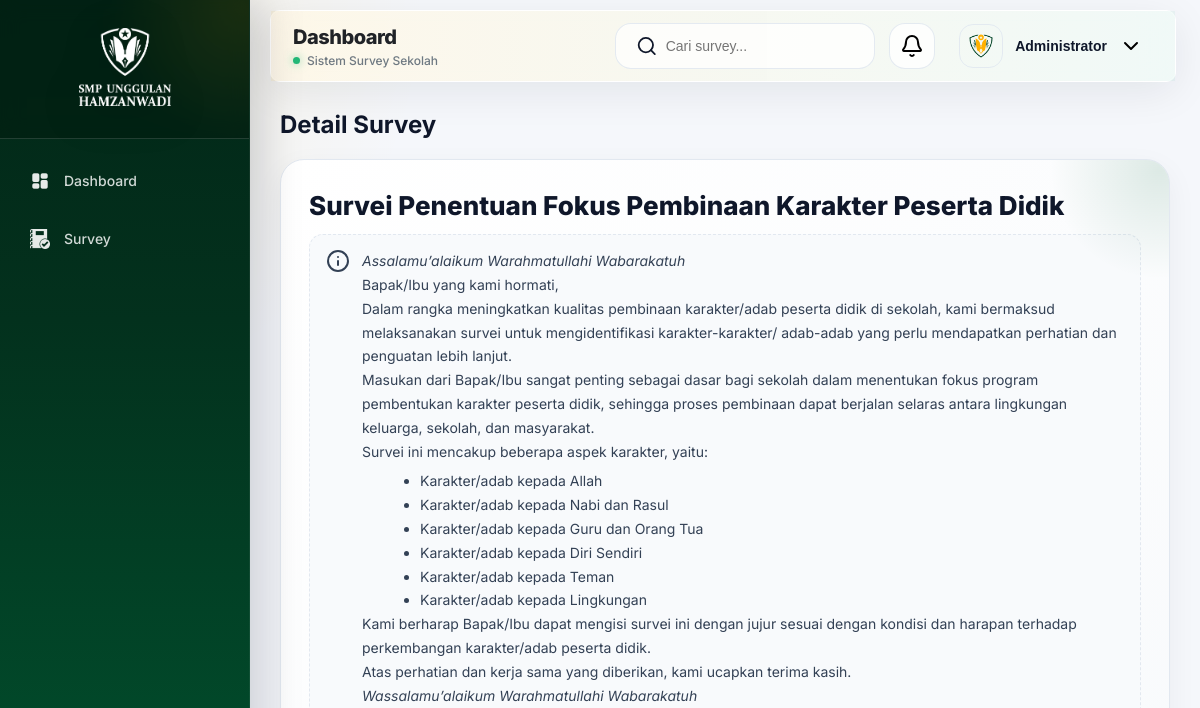
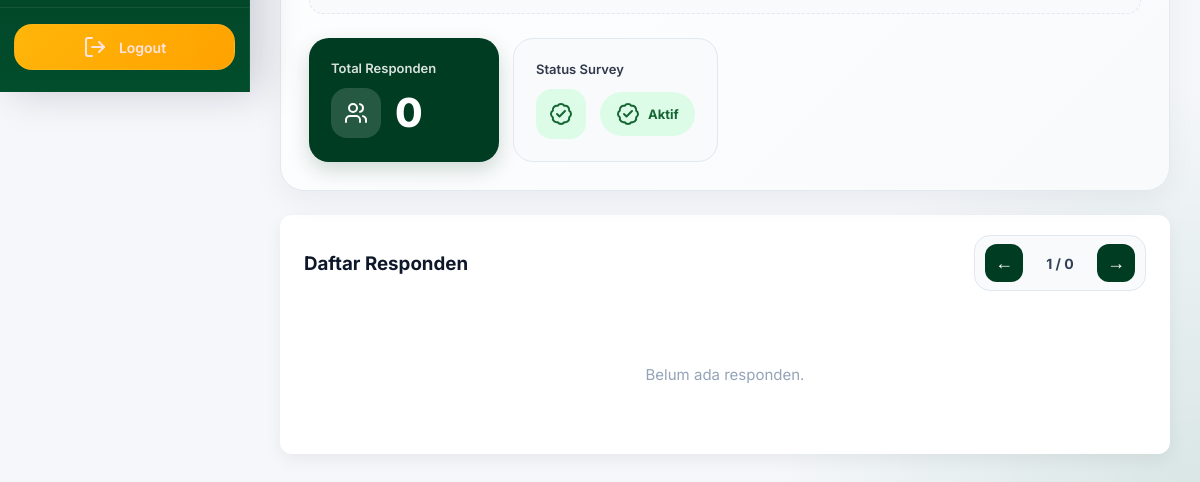
Page /admin/survey/1/detail (signed in) on the earlier database version (2 pictures, top to bottom).
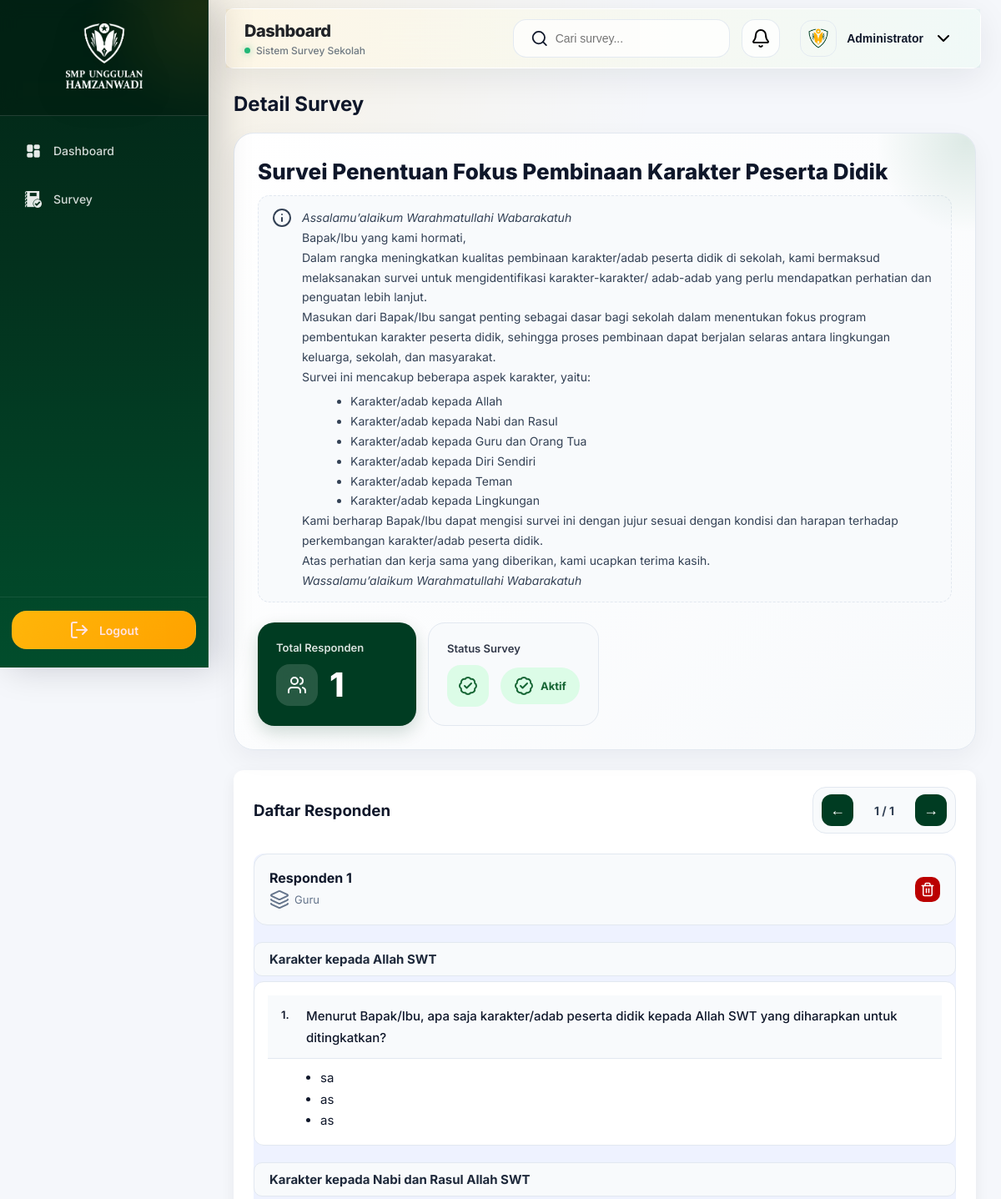
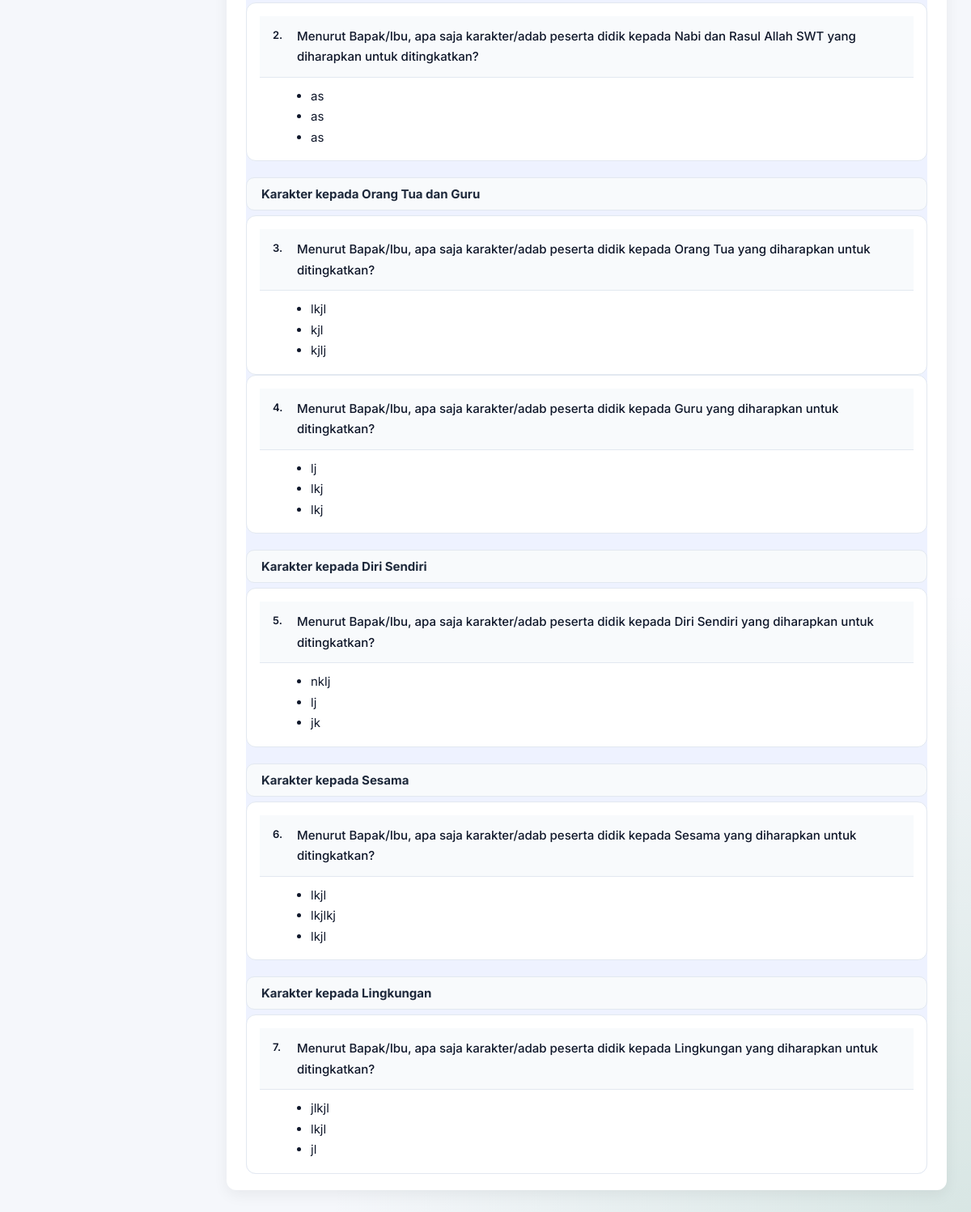
Same page on the later database version (2 pictures, top to bottom).
### app.py (models this page shows, shortened)
class Admin(db.Model):
    id = db.Column(db.Integer, primary_key=True)
    username = db.Column(db.String(100))
    password = db.Column(db.String(255))
    photo = db.Column(
        db.String(255),
        default="/static/img/profile.png"
    )
    display_name = db.Column(
        db.String(100),
        default="Administrator"
    )

class Survey(db.Model):
    id = db.Column(db.Integer, primary_key=True)
    title = db.Column(db.String(200), nullable=False)
    description = db.Column(db.Text)
    start_date = db.Column(db.String(20))
    end_date = db.Column(db.String(20))
    is_active = db.Column(db.Boolean, default=True)
    email_enabled = db.Column(db.Boolean, default=True)
    email_required = db.Column(db.Boolean, default=False)
    created_at = db.Column(db.String(30))
    questions = db.Column(db.Text)
    unsur_responden = db.Column(db.Text)
    responses = db.relationship(
        'SurveyResponse',
        backref='survey',
        lazy=True
    )
    @property
    def status(self):
        if not self.start_date or not self.end_date:
            return "tidak_valid"
        now = datetime.now().date()
        start = datetime.strptime(
            self.start_date, "%Y-%m-%d"
        ).date()
        end = datetime.strptime(
            self.end_date, "%Y-%m-%d"
        ).date()
        if now < start:
            return "belum_mulai"
        elif start <= now <= end:
            return "aktif"
        else:
            return "tutup"

class SurveyResponse(db.Model):
    id = db.Column(
        db.Integer,
        primary_key=True
    )
    survey_id = db.Column(
        db.Integer,
        db.ForeignKey('survey.id'),
        nullable=False
    )
    unsur_responden = db.Column(
        db.String(100)
    )
    email = db.Column(db.String(150))
    answers = db.Column(
        db.Text
    )
    created_at = db.Column(
        db.String(30)
    )
    @property
    def answers_json(self):
        return json.loads(self.answers or "{}")

### app.py (the view)
@app.route("/admin/survey/<int:survey_id>/detail")
def detail_survey(survey_id):
    if not session.get("admin"):
        return redirect(url_for("admin_login"))
    response_id = request.args.get("response_id", type=int)
    survey = Survey.query.get_or_404(survey_id)
    responses = SurveyResponse.query.filter_by(
        survey_id=survey_id
    ).order_by(
        SurveyResponse.id.asc()
    ).all()
    parsed_questions = json.loads(
        survey.questions or "[]"
    )
    selected_response = None
    if response_id:
        selected_response = SurveyResponse.query.get(response_id)
    return render_template(
        "admin/detail_survey.html",
        survey=survey,
        responses=responses,
        parsed_questions=parsed_questions,
        selected_response=selected_response
    )

### app.py (called while the page is built)
@app.context_processor
def inject_admin():
    admin = None
    if session.get("admin_id"):
        admin = Admin.query.get(
            session.get("admin_id")
        )
    return dict(admin=admin)

### templates/admin/detail_survey.html (shortened to what this page needs)
{% extends "admin/base_admin.html" %}
{% block content %}
<h2 class="title-header">
    Detail Survey
</h2>
<div class="card survey-hero-card">
    <h3 class="survey-title-detail">
        {{ survey.title }}
    </h3>
    {% if survey.description %}
    <div class="survey-description">
        <i data-lucide="info"></i>
        <div class="survey-description-text">
            {{ survey.description | safe }}
        </div>
    </div>
    {% endif %}
    <div class="survey-stats">
        <div class="survey-stat-box">
            <div class="survey-stat-label">
                Total Responden
            </div>
            <div class="survey-stat-inline">
                <div class="survey-stat-icon">
                    <i data-lucide="users"></i>
                </div>
                <div class="survey-stat-value">
                    {{ responses|length }}
                </div>
            </div>
        </div>
        <div class="survey-stat-box soft">
            <div class="survey-stat-label">
                Status Survey
            </div>
            <div class="survey-stat-inline">
                <div class="survey-stat-icon soft">
                    <i data-lucide="badge-check"></i>
                </div>
                <div class="
                    survey-stat-badge
                ">
                    {% if not survey.is_active %}
                        <i data-lucide="x-circle"></i>
                        Nonaktif
                    {% elif survey.status == 'belum_mulai' %}
                        <i data-lucide="clock-3"></i>
                        Belum Dimulai
                    {% elif survey.status == 'aktif' %}
                        <i data-lucide="badge-check"></i>
                        Aktif
                    {% elif survey.status == 'tutup' %}
                        <i data-lucide="lock"></i>
                        Ditutup
                    {% else %}
                        <i data-lucide="alert-circle"></i>
                        Tidak Valid
                    {% endif %}
                </div>
            </div>
        </div>
    </div>
</div>
<div class="card">
    <div class="detail-topbar">
        <h3>
            Daftar Responden
        </h3>
        <div class="response-nav">
            <button
                type="button"
                class="nav-response-btn"
                onclick="prevResponse()"
            >
                ←
            </button>
            <div class="response-counter">
                <span id="currentIndex">1</span>
                /
                {{ responses|length }}
            </div>
            <button
                type="button"
                class="nav-response-btn"
                onclick="nextResponse()"
            >
                →
            </button>
        </div>
    </div>
    {% if responses %}
        {% for r in responses %}
        <div
            class="response-preview {% if not loop.first %}hidden{% endif %}"
            data-response="{{ loop.index0 }}"
            data-response-id="{{ r.id }}"
            id="response-{{ r.id }}"
        >
            <div class="response-user-card">
                <div>
                    <div class="response-user-title">
                        Responden {{ loop.index }}
                    </div>
                    {% if r.unsur_responden %}
                    <div class="response-user-meta">
                        <i data-lucide="layers"></i>
                        {{ r.unsur_responden }}
                    </div>
                    {% endif %}
                </div>
                <form
                    action="{{ url_for('hapus_respon', response_id=r.id) }}"
                    method="post"
                    onsubmit="return confirm('Hapus respon ini?')"
                >
                    <button type="submit" class="icon-btn delete">
                        <i data-lucide="trash-2"></i>
                    </button>
                </form>
            </div>
            <div class="response-answer-list">
                {% set nomor = namespace(value=1) %}
                {% for session in parsed_questions %}
                    {% if session.title %}
                        <div class="session-title">
                            {{ session.title }}
                        </div>
                    {% endif %}
                    {% for q in session.questions %}
                        {% set answer_key = 'q' ~ nomor.value %}
                        <div class="answer-item">
                            <div class="answer-label">
                                <span class="question-number">
                                    {{ nomor.value }}.
                                </span>
                                <span class="question-text">
                                    {{ q.text }}
                                </span>
                            </div>
                            <div class="answer-value">
                                {% if q.type == 'isian' and q.count > 1 %}
                                    <ul style="margin:0;padding-left:18px;">
                                        {% for i in range(q.count) %}
                                            {% set multi_key = answer_key ~ '_' ~ i %}
                                            <li>
                                                {{ r.answers_json.get(multi_key) or '-' }}
                                            </li>
                                        {% endfor %}
                                    </ul>
                                {% endif %}
                            </div>
                        </div>
                        {% set nomor.value = nomor.value + 1 %}
                    {% endfor %}
                {% endfor %}
            </div>
        </div>
        {% endfor %}
    {% else %}
        <div class="empty-response">
            Belum ada responden.
        </div>
    {% endif %}
</div>
{% endblock %}

### templates/admin/base_admin.html (shortened to what this page needs)
<!DOCTYPE html>
<html lang="id">
<head>
    <link rel="stylesheet" href="{{ url_for('static', filename='css/style.css') }}">
    <link rel="stylesheet" href="{{ url_for('static', filename='css/admin_survey.css') }}">
    <link rel="stylesheet" href="{{ url_for('static', filename='css/table.css') }}">
    <link rel="stylesheet" href="{{ url_for('static', filename='css/dashboard.css') }}">
    <link rel="stylesheet" href="{{ url_for('static', filename='css/detail_survey.css') }}">
    <link href="https://cdn.quilljs.com/1.3.7/quill.snow.css" rel="stylesheet">
    <link rel="stylesheet" href="https://cdn.jsdelivr.net/npm/cropperjs@1.6.2/dist/cropper.min.css">
</head>
<body>
<div class="sidebar">
    <div class="sidebar-header">
        <img src="{{ url_for('static', filename='img/logo.png') }}" alt="Logo Sekolah">
    </div>
    <div class="sidebar-menu">
        <a href="/dashboard"
           class="menu-item {% if active_page == 'dashboard' %}active{% endif %}">
            <img src="{{ url_for('static', filename='img/dashboard.png') }}" class="menu-icon">
            <span>Dashboard</span>
        </a>
        <a href="/survey"
            class="menu-item {% if active_page == 'survey' %}active{% endif %}">
            <img src="{{ url_for('static', filename='img/survey.png') }}" class="menu-icon">
            <span>Survey</span>
        </a>
    </div>
    <div class="sidebar-footer">
        <a href="/logout" class="logout-btn-modern">
            <i data-lucide="log-out"></i>
            <span>Logout</span>
        </a>
    </div>
</div>
<div class="admin-header">
    <div class="header-left">
        <div class="header-title-wrap">
            <div class="admin-main-title">
                Dashboard
            </div>
            <div class="admin-sub-title">
                <span class="dot"></span>
                Sistem Survey Sekolah
            </div>
        </div>
    </div>
    <div class="header-right">
        <div class="header-search" id="headerSearch">
            <i data-lucide="search"></i>
            <input
                type="text"
                id="searchSurveyInput"
                placeholder="Cari survey...">
        </div>
        <div class="notification-wrapper">
            <button class="header-action-btn" id="notifBtn">
                <i data-lucide="bell"></i>
            </button>
        </div>
        <div class="admin-profile-wrapper">
            <button class="admin-profile-btn" id="profileBtn">
                <img
                    src="{{ admin.photo if admin and admin.photo else url_for('static', filename='img/profile.png') }}"
                    alt="Profile">
                <div class="admin-profile-info">
                    <span class="profile-name">
                        {{ admin.display_name if admin and admin.display_name else "Administrator" }}
                    </span>
                </div>
                <i data-lucide="chevron-down"></i>
            </button>
        </div>
    </div>
</div>
<div class="content">
    {% block content %}{% endblock %}
</div>
</body>
</html>

### static/css/admin_survey.css (style rules this page uses)
.card { width: 100%; max-width: 100%; background: #ffffff; border-radius: 12px; padding: 20px 24px; box-shadow: 0 6px 18px rgba(0,0,0,0.06); margin-bottom: 24px; box-sizing: border-box; }
.icon-btn { width: 30px; height: 30px; display: flex; align-items: center; justify-content: center; border-radius: 10px; border: 0 solid rgba(0, 0, 0, 0); background: #fff; cursor: pointer; transition: all 0.2s ease; }
.icon-btn.delete { color:#ffffff; background: #bb0000; }
.session-title { width:100%; background:#f8fafc !important; padding:10px 18px !important; border: 1px solid #e2e8f0 !important; border-radius:10px !important; font-size:14px !important; font-weight:600; color:#0f172a; }

Differences in the rows shown:
added SurveyResponse: unsur_responden "Guru", title "Karakter kepada Allah SWT" "Karakter kepada Nabi dan Rasul Allah SWT" "Karakter kepada Orang Tua dan Guru" "Karakter kepada Diri Sendiri" "Karakter kepada Sesama" "Karakter kepada Lingkungan", value "1" "2" "3" "4" "5" "6" "7", text "Menurut Bapak/Ibu, apa saja karakter/adab peserta didik kepada Allah SWT yang diharapkan untuk ditingkatkan?" "Menurut Bapak/Ibu, apa saja karakter/adab peserta didik kepada Nabi dan Rasul Allah SWT yang diharapkan untuk ditingkatkan?" "Menurut Bapak/Ibu, apa saja karakter/adab peserta didik kepada Orang Tua yang diharapkan untuk ditingkatkan?" "Menurut Bapak/Ibu, apa saja karakter/adab peserta didik kepada Guru yang diharapkan untuk ditingkatkan?" "Menurut Bapak/Ibu, apa saja karakter/adab peserta didik kepada Diri Sendiri yang diharapkan untuk ditingkatkan?" "Menurut Bapak/Ibu, apa saja karakter/adab peserta didik kepada Sesama yang diharapkan untuk ditingkatkan?" "Menurut Bapak/Ibu, apa saja karakter/adab peserta didik kepada Lingkungan yang diharapkan untuk ditingkatkan?", answers_json "sa" "as" "as" "as" "as" "as" "lkjl" "kjl" "kjlj" "lj" "lkj" "lkj" "nklj" "lj" "jk" "lkjl" "lkjlkj" "lkjl" "jlkjl" "lkjl" "jl"
Other differences:
{{ responses|length }}: "0" → "1"
text no longer shown: "Belum ada responden."
